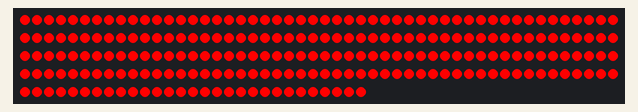
Recording of a sketch running on a simulated Arduino Uno, built with avr-gcc and run on an emulated ATmega328P. Parts: 229 RGB LEDs in strip order, left to right, continuing on the next row.

Above: at 2.0 s.

Measured:
- what the display in image 0 shows lasts 0.4 s, from 1.8 s to 2.2 s

The sketch:

police.ino
```cpp
#include <FastLED.h>

#define NUM_LEDS 229
#define DATA_PIN 7

CRGB leds[NUM_LEDS];

void setup()
{
	FastLED.addLeds<WS2812, DATA_PIN, GRB>(leds, NUM_LEDS);
}

void loop()
{
	for (int i = 0; i < 10; i++)
	{
		fill_solid(leds, NUM_LEDS / 2, CRGB::Blue);
		fill_solid(&leds[NUM_LEDS / 2], NUM_LEDS - NUM_LEDS / 2, CRGB::Red);
		FastLED.show();
		delay(80);

		fill_solid(leds, NUM_LEDS / 2, CRGB::Red);
		fill_solid(&leds[NUM_LEDS / 2], NUM_LEDS - NUM_LEDS / 2, CRGB::Blue);
		FastLED.show();
		delay(80);
	}
	for (int i = 0; i < 5; i++)
	{
		fill_solid(leds, NUM_LEDS, CRGB::Red);
		FastLED.show();
		delay(400);
		fill_solid(leds, NUM_LEDS, CRGB::Blue);
		FastLED.show();
		delay(400);
	}
}
```
